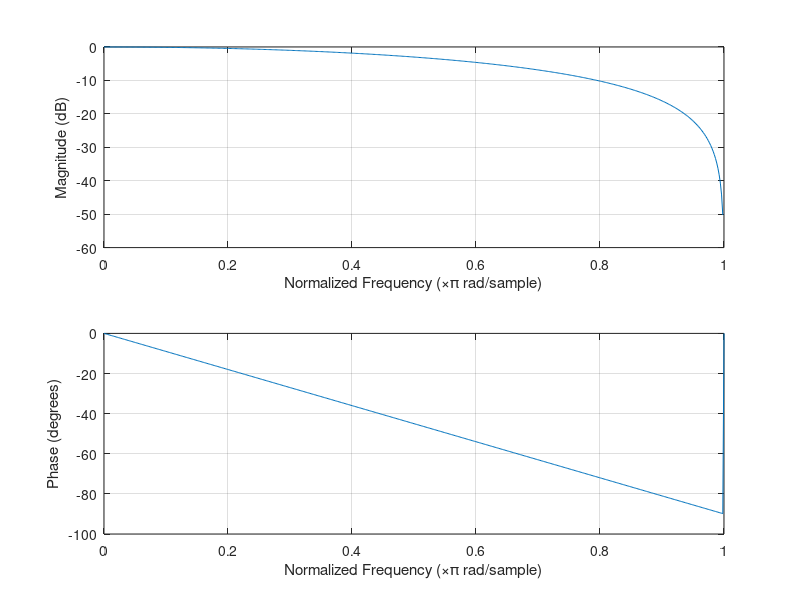

The MATLAB source for this figure:
%simple design of butter worth filter
%converting zeros poles and gain format
%frequency spectrum visulaizing
[a,b] = butter(1,0.5)


[a,b] = butter(1,0.5,'low') %first input argument is order of filter and second is normalized cut-off frequency




[a,b] = butter(1,[0.1 0.6],'stop')




[a,b] = butter(1,[0.1 0.6],'bandpass')



[a,b] = butter(1,0.5,'high')


freqz(a,b)
[a,b] = butter(1,0.5,'low')


freqz(a,b)

[z,p,k] = butter(1,0.5,'high')



[z,p,k] = butter(1,0.5,'low') %returns the zeros,poles and gain



%this is completely in digital fiter domain
[z,p,k] = buttap(1)



[z,p,k] = buttap(2)



[z,p,k] = buttap(3)




%this is only in low pass analog filter domain
%default cut off frequency is fixed
[zd,pd,kd] = bilinear(z,p,k,1)%the last input argument is sampling frequency


    
    %conversion of analog domain to digital domain
    
%filterDesigner
%signalAnalyzer
%filterBuilder
%default apps for signal processing

[z,p,k] = buttap(1)



[z,p,k] = buttap(2)



[z,p,k] = buttap(3)


[z,p,k] = buttap(4)


[zd,pd,kd] = bilinear(z,p,k,4)


[z,p,k] = buttap(1)



[zd,pd,kd] = bilinear(z,p,k,4)



[z,p,k] = butter(1,0.5,'low')




